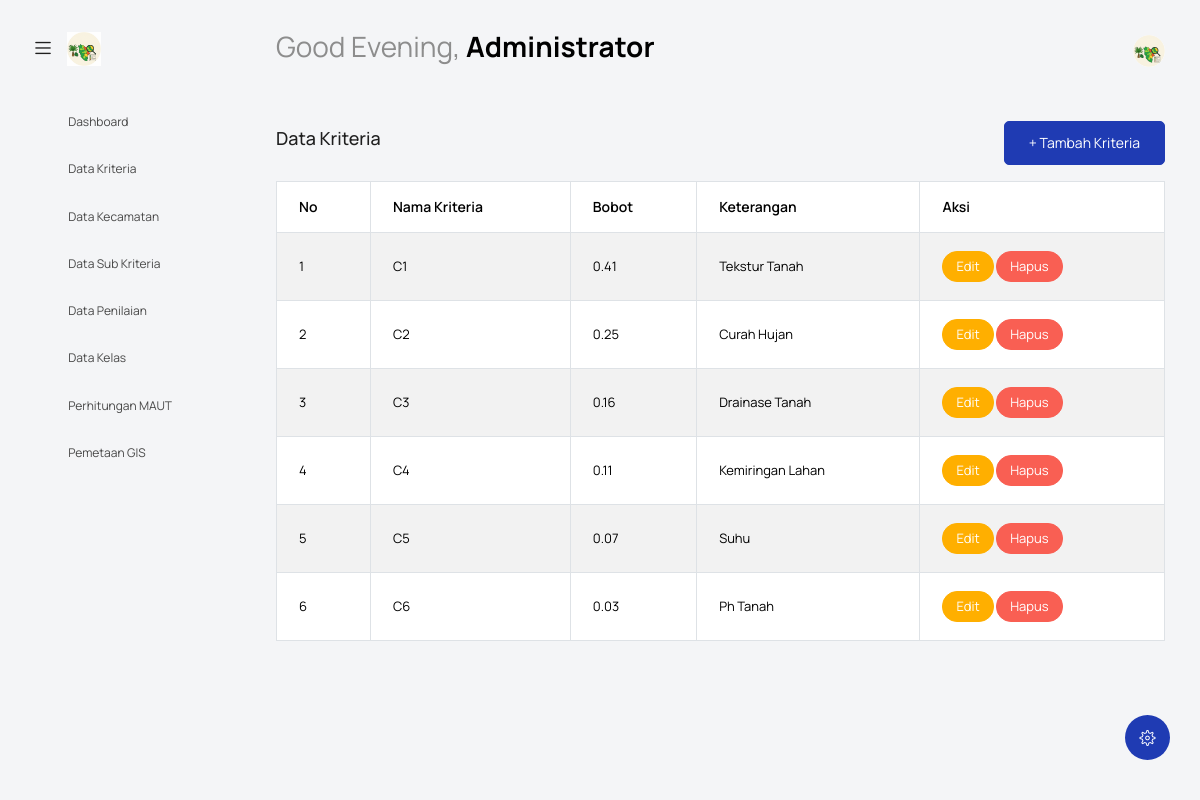
The page /index.php?controller=Kriteria&action=index (signed in) on the database its author committed.
### tables this page shows
CREATE TABLE `kriteria` (
  `id_kriteria` int NOT NULL,
  `nama_kriteria` varchar(100) NOT NULL,
  `bobot` float NOT NULL,
  `keterangan` varchar(255) DEFAULT NULL
);

### controllers/KriteriaController.php (called while the page is built, shortened)
<?php
require_once MODEL_PATH . 'KriteriaModel.php';
class KriteriaController
{
    private $model;
    public function __construct($koneksi)
    {
        $this->model = new KriteriaModel($koneksi);
    }
    public function index()
    {
        $data = $this->model->getAll();
        include VIEW_PATH . 'kriteria/index.php';
    }
}

### models/KriteriaModel.php (called while the page is built, shortened)
<?php
class KriteriaModel
{
    private $db;
    public function __construct($koneksi)
    {
        $this->db = $koneksi;
    }
    public function getAll()
    {
        $query = "SELECT * FROM kriteria ORDER BY id_kriteria ASC";
        return $this->db->query($query)->fetch_all(MYSQLI_ASSOC);
    }
}

### views/kriteria/index.php (the view, shortened to what this page needs)
<?php include('template/header.php'); ?>
<body class="with-welcome-text">
  <div class="container-scroller">
    <?php include 'template/navbar.php'; ?>
    <div class="container-fluid page-body-wrapper">
      <?php include 'template/setting_panel.php'; ?>
      <?php include 'template/sidebar.php'; ?>
      <div class="main-panel">
        <div class="content-wrapper">
          <div class="row mb-3">
            <div class="col-md-6">
              <h4 class="mt-2">Data Kriteria</h4>
            </div>
            <div class="col-md-6 text-end">
              <a href="index.php?controller=kriteria&action=form" class="btn btn-primary">+ Tambah Kriteria</a>
            </div>
          </div>
          <div class="row">
            <div class="col-sm-12">
              <div class="table-responsive">
                <table class="table table-bordered table-striped">
                  <thead>
                    <tr>
                      <th>No</th>
                      <th>Nama Kriteria</th>
                      <th>Bobot</th>
                      <th>Keterangan</th>
                      <th>Aksi</th>
                    </tr>
                  </thead>
                  <tbody>
                    <?php $no = 1; foreach ($data as $row): ?>
                      <tr>
                        <td><?= $no++ ?></td>
                        <td><?= htmlspecialchars($row['nama_kriteria']) ?></td>
                        <td><?= $row['bobot'] ?></td>
                        <td><?= htmlspecialchars($row['keterangan']) ?></td>
                        <td>
                          <a href="index.php?controller=kriteria&action=form&id=<?= $row['id_kriteria'] ?>" class="btn btn-sm btn-warning">Edit</a>
                          <a href="index.php?controller=kriteria&action=hapus&id=<?= $row['id_kriteria'] ?>" class="btn btn-sm btn-danger" onclick="return confirm('Yakin ingin menghapus?')">Hapus</a>
                        </td>
                      </tr>
                    <?php endforeach; ?>
                  </tbody>
                </table>
              </div>
            </div>
          </div>
        </div>
      </div>
    </div>
  </div>
</body>
</html>

### index.php (shortened to what this page needs)
<?php
require_once 'koneksi.php';
$controller = isset($_GET['controller']) ? $_GET['controller'] : 'Auth';
$action = isset($_GET['action']) ? $_GET['action'] : 'login';
$controller = preg_replace('/[^a-zA-Z0-9_]/', '', $controller);
$action = preg_replace('/[^a-zA-Z0-9_]/', '', $action);
$controllerFile = CONTROLLER_PATH . $controller . 'Controller.php';
if (file_exists($controllerFile)) {
    $controllerClass = ucfirst($controller) . 'Controller';
    if (class_exists($controllerClass)) {
      $controllerObj = new $controllerClass($koneksi);
        if (method_exists($controllerObj, $action)) {
            $controllerObj->$action();
        } else {
            header('HTTP/1.1 404 Not Found');
            echo '404 - Action tidak ditemukan';
        }
    } else {
        header('HTTP/1.1 404 Not Found');
        echo '404 - Controller class tidak ditemukan';
    }
} else {
    header('HTTP/1.1 404 Not Found');
    echo '404 - Controller tidak ditemukan';
}

### template/header.php (shortened to what this page needs)
<!DOCTYPE html>
<html lang="en">
<head>
  <link rel="stylesheet" href="assets/vendors/feather/feather.css" />
  <link
    rel="stylesheet"
    href="assets/vendors/mdi/css/materialdesignicons.min.css" />
  <link
    rel="stylesheet"
    href="assets/vendors/ti-icons/css/themify-icons.css" />
  <link rel="stylesheet" href="assets/vendors/typicons/typicons.css" />
  <link
    rel="stylesheet"
    href="assets/vendors/simple-line-icons/css/simple-line-icons.css" />
  <link rel="stylesheet" href="assets/vendors/css/vendor.bundle.base.css" />
  <link
    rel="stylesheet"
    href="assets/vendors/datatables.net-bs4/dataTables.bootstrap4.css" />
  <link
    rel="stylesheet"
    type="text/css"
    href="assets/js/select.dataTables.min.css" />
  <link rel="stylesheet" href="assets/css/vertical-layout-light/style.css" />
</head>

### template/navbar.php (shortened to what this page needs)
<?php
$hour = date('H');
if ($hour >= 5 && $hour < 12) {
    $greeting = "Good Morning";
} elseif ($hour >= 12 && $hour < 15) {
    $greeting = "Good Afternoon";
} elseif ($hour >= 15 && $hour < 18) {
    $greeting = "Good Evening";
} else {
    $greeting = "Good Night";
}
?>
<nav class="navbar default-layout col-lg-12 col-12 p-0 fixed-top d-flex align-items-top flex-row">
  <div class="text-center navbar-brand-wrapper d-flex align-items-center justify-content-start">
    <div class="me-3">
      <button class="navbar-toggler navbar-toggler align-self-center" type="button" data-bs-toggle="minimize">
        <span class="icon-menu"></span>
      </button>
    </div>
    <div>
      <a class="navbar-brand brand-logo" href="index.php">
        <img src="logo.png" alt="logo" />
      </a>
    </div>
  </div>
  <div class="navbar-menu-wrapper d-flex align-items-top">
    <ul class="navbar-nav">
      <li class="nav-item font-weight-semibold d-none d-lg-block ms-0">
        <h1 class="welcome-text">
          <?= $greeting ?>, <span class="text-black fw-bold"><?= $_SESSION['nama_lengkap'] ?? 'Guest' ?></span>
        </h1>
      </li>
    </ul>
    <ul class="navbar-nav ms-auto">
      <li class="nav-item dropdown d-none d-lg-block user-dropdown">
        <a class="nav-link" id="UserDropdown" href="#" data-bs-toggle="dropdown" aria-expanded="false">
          <img class="img-xs rounded-circle" src="logo.png" alt="Profile image" />
        </a>
      </li>
    </ul>
  </div>
</nav>

### template/setting_panel.php (shortened to what this page needs)
<div class="theme-setting-wrapper">
    <div id="settings-trigger"><i class="ti-settings"></i></div>
</div>

### template/sidebar.php
<nav class="sidebar sidebar-offcanvas" id="sidebar">
  <ul class="nav">
    <?php if ($_SESSION['level'] === 'admin'): ?>
      <li class="nav-item">
        <a class="nav-link" href="index.php?controller=Dashboard&action=index">
          <i class="mdi mdi-view-dashboard-outline menu-icon"></i>
          <span class="menu-title">Dashboard</span>
        </a>
      </li>
      <li class="nav-item">
        <a class="nav-link" href="index.php?controller=Kriteria&action=index">
          <i class="mdi mdi-format-list-bulleted menu-icon"></i>
          <span class="menu-title">Data Kriteria</span>
        </a>
      </li>
      <li class="nav-item">
        <a class="nav-link" href="index.php?controller=Kecamatan&action=index">
          <i class="mdi mdi-map-marker menu-icon"></i>
          <span class="menu-title">Data Kecamatan</span>
        </a>
      </li>
      <li class="nav-item">
        <a class="nav-link" href="index.php?controller=SubKriteria&action=index">
          <i class="mdi mdi-playlist-edit menu-icon"></i>
          <span class="menu-title">Data Sub Kriteria</span>
        </a>
      </li>
      <li class="nav-item">
        <a class="nav-link" href="index.php?controller=Penilaian&action=index">
          <i class="mdi mdi-checkbox-marked menu-icon"></i>
          <span class="menu-title">Data Penilaian</span>
        </a>
      </li>
      <li class="nav-item">
        <a class="nav-link" href="index.php?controller=Kelas&action=index">
          <i class="mdi mdi-domain menu-icon"></i>
          <span class="menu-title">Data Kelas</span>
        </a>
      </li>
      <li class="nav-item">
        <a class="nav-link" href="index.php?controller=MAUT&action=index">
          <i class="mdi mdi-calculator-variant menu-icon"></i>
          <span class="menu-title">Perhitungan MAUT</span>
        </a>
      </li>
    <?php endif; ?>
    <li class="nav-item">
      <a class="nav-link" href="index.php?controller=GIS&action=index">
        <i class="mdi mdi-map-outline menu-icon"></i>
        <span class="menu-title">Pemetaan GIS</span>
      </a>
    </li>
  </ul>
</nav>

### rows shown on the page
kriteria: nama_kriteria "C1", bobot "0.41", keterangan "Tekstur Tanah"
kriteria: nama_kriteria "C2", bobot "0.25", keterangan "Curah Hujan"
kriteria: nama_kriteria "C3", bobot "0.16", keterangan "Drainase Tanah"
kriteria: nama_kriteria "C4", bobot "0.11", keterangan "Kemiringan Lahan"
kriteria: nama_kriteria "C5", bobot "0.07", keterangan "Suhu"
kriteria: nama_kriteria "C6", bobot "0.03", keterangan "Ph Tanah"

### other values the page prints
$greeting "Good Evening"
$_SESSION['nama_lengkap'] "Administrator"
